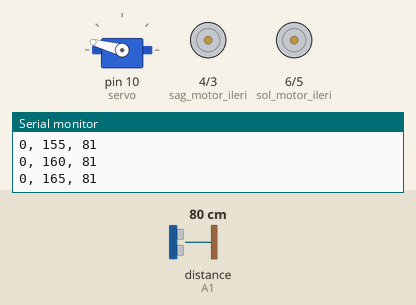
Recording of a sketch running on a simulated Arduino Uno, built with avr-gcc and run on an emulated ATmega328P. Shown: servo, motor-driver pin pairs drawn as motors (green arrow = first pin HIGH = forward, orange = second pin HIGH = backward, longer = more drive), the last lines printed to the serial monitor. The inputs (shaded band) are chosen by the test bench; at power-on: distance to the obstacle (sensor on A1) 80 cm. The echo pulse lasts 58.3 µs per cm.

Above: at 1.2 s.
1.3 s: distance to the obstacle (sensor on A1) set to 22 cm
4.3 s: distance to the obstacle (sensor on A1) set to 18 cm
At 5.0 s:
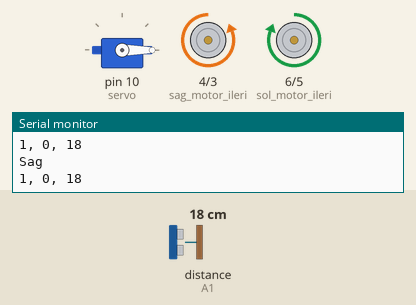
5.9 s: distance to the obstacle (sensor on A1) set to 250 cm
At 7.66 s:
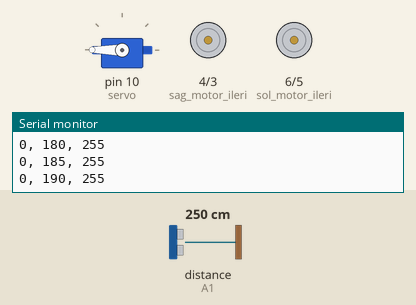
8.9 s: distance to the obstacle (sensor on A1) set to 9 cm
At 9.38 s:
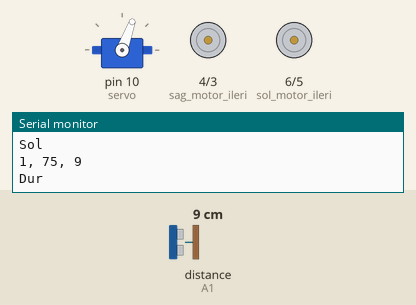
11.9 s: distance to the obstacle (sensor on A1) set to 2 cm
At 12.59 s:
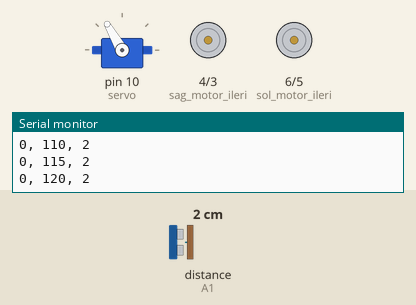
14.9 s: distance to the obstacle (sensor on A1) set to 4 cm
17.9 s: distance to the obstacle (sensor on A1) set to 7 cm
At 19.3 s:
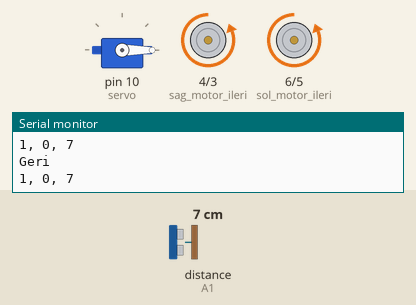
Timing chart, 0 to 20.9 s (numbered marks = the images above; inputs shaded):
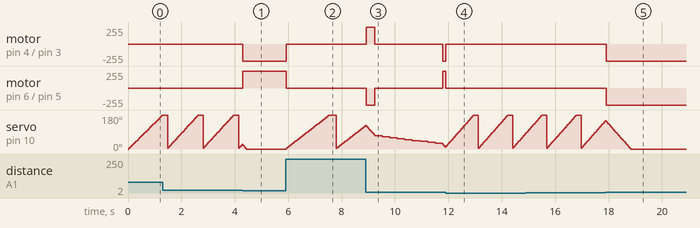

The sketch:

Object_Tracker_Car.ino
```cpp
#include <Servo.h>
#include <NewPing.h>

#define TRIGGER_PIN  A0
#define ECHO_PIN     A1
#define MAX_DISTANCE 300

NewPing sensor(TRIGGER_PIN, ECHO_PIN, MAX_DISTANCE);
Servo servo;

int pozisyon = 0;
int mesafe = 0;
int adimbuyuklugu = 5;
int algi = 0;

int sol_motor_ileri = 6;
int sol_motor_geri = 5;
int sag_motor_ileri = 4;
int sag_motor_geri = 3;

void setup() {
  Serial.begin(115200);
  pinMode(sol_motor_ileri,OUTPUT);
  pinMode(sol_motor_geri,OUTPUT);
  pinMode(sag_motor_ileri,OUTPUT);
  pinMode(sag_motor_geri,OUTPUT);

  servo.attach(10);
  servo.write(pozisyon);
}

void loop() {
  delay(30);
  unsigned int mikroSn = sensor.ping();
  mesafe = mikroSn / US_ROUNDTRIP_CM;
  if (mesafe <20 && mesafe >5) {
      // something is detected
      algi = 1;
      // move right
      pozisyon = pozisyon - adimbuyuklugu;
      servo.write(pozisyon);
      if (pozisyon <= 0) {
        pozisyon = 0;
        }
    if(pozisyon<70 && pozisyon > 30 && mesafe>=12 )
    {
      Ileri();
      Serial.println("İleri");

    }
    else if(mesafe<=8 )
    {
      Geri();
      Serial.println("Geri");

    }
    else if(pozisyon<200 && pozisyon > 70 )
    {
      SolaDon();
      Serial.println("Sol");

    }

    else if(pozisyon>=0 && pozisyon < 30 )
    {
      SagaDon();
      Serial.println("Sag");

    }

    else
    {
      Dur();
      Serial.println("Dur");
      delay(250);
    }
      }
  else  {
    // nothing detected
    Dur();
    algi= 0;
    // move left
    pozisyon = pozisyon + adimbuyuklugu;
    servo.write(pozisyon);
    if (pozisyon > 200){
      pozisyon = 0;
    }

  }


    Serial.print(algi);
    Serial.print(", ");
    Serial.print(pozisyon);
    Serial.print(", ");
    Serial.println(mesafe);
  }


void SagaDon()
{
  digitalWrite(sag_motor_geri,HIGH);
  digitalWrite(sol_motor_ileri,HIGH);
  digitalWrite(sag_motor_ileri,LOW);
  digitalWrite(sol_motor_geri,LOW);
}

void SolaDon()
{
  digitalWrite(sag_motor_ileri,HIGH);
  digitalWrite(sol_motor_geri,HIGH);
  digitalWrite(sag_motor_geri,LOW);
  digitalWrite(sol_motor_ileri,LOW);
}

void Ileri()
{
  digitalWrite(sag_motor_ileri,HIGH);
  digitalWrite(sol_motor_ileri,HIGH);
  digitalWrite(sag_motor_geri,LOW);
  digitalWrite(sol_motor_geri,LOW);
}

void Geri()
{
  digitalWrite(sag_motor_geri,HIGH);
  digitalWrite(sol_motor_geri,HIGH);
  digitalWrite(sag_motor_ileri,LOW);
  digitalWrite(sol_motor_ileri,LOW);
}

void Dur()
{
  digitalWrite(sag_motor_geri,LOW);
  digitalWrite(sag_motor_ileri,LOW);
  digitalWrite(sol_motor_geri,LOW);
  digitalWrite(sol_motor_ileri,LOW);
}
```

Measured:
- the behaviour switches between 20 and 19 cm on distance to the obstacle (sensor on A1) (found by bisection; images 0 and 1)
- the behaviour switches between 5 and 6 cm on distance to the obstacle (sensor on A1) (found by bisection; images 4 and 5)
- after the input at 4.3 s, motor on pin 4 (sag_motor_ileri) / pin 3 (sag_motor_geri): stopped → backward 255/255 at once; motor on pin 6 (sol_motor_ileri) / pin 5 (sol_motor_geri): stopped → forward 255/255 at once
- after the input at 5.9 s, motor on pin 4 (sag_motor_ileri) / pin 3 (sag_motor_geri): backward 255/255 → stopped at once; motor on pin 6 (sol_motor_ileri) / pin 5 (sol_motor_geri): forward 255/255 → stopped at once
- after the input at 8.9 s, motor on pin 4 (sag_motor_ileri) / pin 3 (sag_motor_geri): stopped → forward 255/255 at once, → stopped 0.32 s later, → backward 255/255 2.5 s later; motor on pin 6 (sol_motor_ileri) / pin 5 (sol_motor_geri): stopped → backward 255/255 at once, → stopped 0.32 s later, → forward 255/255 2.5 s later
- after the input at 11.9 s, motor on pin 4 (sag_motor_ileri) / pin 3 (sag_motor_geri): backward 255/255 → stopped at once; motor on pin 6 (sol_motor_ileri) / pin 5 (sol_motor_geri): forward 255/255 → stopped at once
- after the input at 17.9 s, motor on pin 4 (sag_motor_ileri) / pin 3 (sag_motor_geri), motor on pin 6 (sol_motor_ileri) / pin 5 (sol_motor_geri): stopped → backward 255/255 at once
